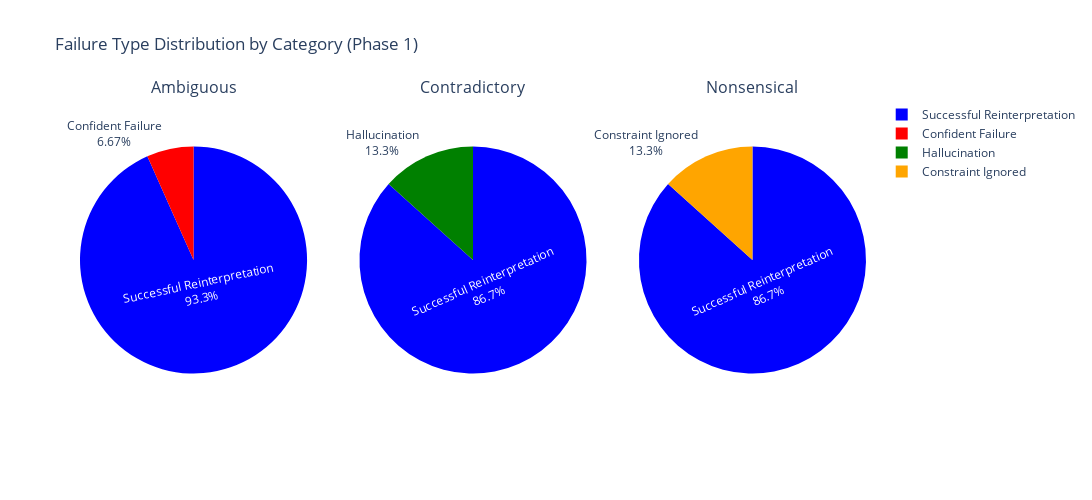
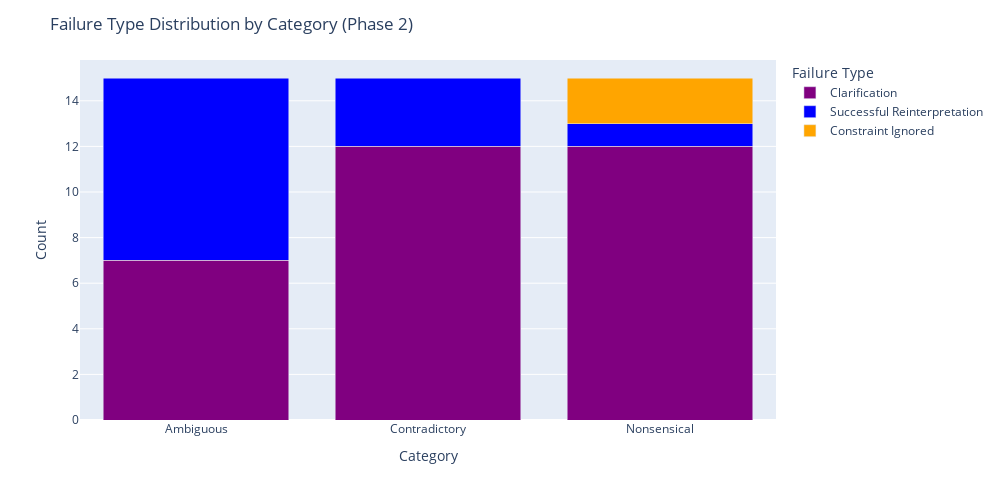

The cell these charts' notebook holds for them, in order:
### Code cell
import pandas as pd
import plotly.graph_objects as go
from plotly.subplots import make_subplots
import plotly.express as px

# ----------------------------------------------------
# 1. Define a large pool of distinct named colors
# ----------------------------------------------------
named_colors = [
    "blue", "red", "green", "orange", "purple", "brown", "pink", "cyan",
    "magenta", "olive", "navy", "teal", "gold", "coral", "lime", 
    "indigo", "maroon", "orchid", "salmon", "turquoise"
]

# ----------------------------------------------------
# 2. Get all failure types across both datasets
# ----------------------------------------------------
all_failure_types = pd.concat([
    df1['Failure_Type'],
    df2['Failure_Type']
]).unique()

# ----------------------------------------------------
# 3. Assign each failure type a unique named color
# ----------------------------------------------------
failure_colors = {
    ft: named_colors[i % len(named_colors)]
    for i, ft in enumerate(all_failure_types)
}

print("Assigned colors:")
print(failure_colors)

# ----------------------------------------------------
# 4. PIE CHARTS (Phase 1)
# ----------------------------------------------------
counts1 = df1.groupby(['Category', 'Failure_Type']).size().reset_index(name='Count')
categories = ['Ambiguous', 'Contradictory', 'Nonsensical']

fig = make_subplots(
    rows=1, cols=3, 
    specs=[[{'type':'domain'}, {'type':'domain'}, {'type':'domain'}]],
    subplot_titles=categories
)

for i, cat in enumerate(categories):
    sub = counts1[counts1['Category'] == cat]

    fig.add_trace(
        go.Pie(
            labels=sub['Failure_Type'],
            values=sub['Count'],
            textinfo='percent+label',
            marker=dict(
                colors=[failure_colors[x] for x in sub['Failure_Type']]
            )
        ),
        row=1, col=i+1
    )

fig.update_layout(
    title_text="Failure Type Distribution by Category (Phase 1)",
    height=500,
    width=1100
)

fig.show()


# ----------------------------------------------------
# 5. STACKED BAR CHART (Phase 2)
# ----------------------------------------------------
counts2 = df2.groupby(['Category', 'Failure_Type']).size().reset_index(name='Count')

fig2 = px.bar(
    counts2,
    x="Category",
    y="Count",
    color="Failure_Type",
    barmode="stack",
    color_discrete_map=failure_colors
)

fig2.update_layout(
    xaxis=dict(tickangle=0),
    legend_title_text="Failure Type",
    title_text="Failure Type Distribution by Category (Phase 2)",
    height=500,
    width=1000
)

fig2.show()

### Figure 1 — Plotly figure (JSON) as saved in the notebook; plotly's stock layout.template omitted (floating-point values rounded to 4 significant figures)
{"data": [{"domain": {"x": [0, 0.2889], "y": [0, 1]}, "labels": ["Confident Failure", "Successful Reinterpretation"], "marker": {"colors": ["red", "blue"]}, "textinfo": "percent+label", "type": "pie", "values": [1, 14]}, {"domain": {"x": [0.3556, 0.6444], "y": [0, 1]}, "labels": ["Hallucination", "Successful Reinterpretation"], "marker": {"colors": ["green", "blue"]}, "textinfo": "percent+label", "type": "pie", "values": [2, 13]}, {"domain": {"x": [0.7111, 1], "y": [0, 1]}, "labels": ["Constraint Ignored", "Successful Reinterpretation"], "marker": {"colors": ["orange", "blue"]}, "textinfo": "percent+label", "type": "pie", "values": [2, 13]}], "layout": {"annotations": [{"font": {"size": 16}, "showarrow": false, "text": "Ambiguous", "x": 0.1444, "xanchor": "center", "xref": "paper", "y": 1, "yanchor": "bottom", "yref": "paper"}, {"font": {"size": 16}, "showarrow": false, "text": "Contradictory", "x": 0.5, "xanchor": "center", "xref": "paper", "y": 1, "yanchor": "bottom", "yref": "paper"}, {"font": {"size": 16}, "showarrow": false, "text": "Nonsensical", "x": 0.8556, "xanchor": "center", "xref": "paper", "y": 1, "yanchor": "bottom", "yref": "paper"}], "height": 500, "title": {"text": "Failure Type Distribution by Category (Phase 1)"}, "width": 1100}}

### Figure 2 — Plotly figure (JSON) as saved in the notebook; plotly's stock layout.template omitted (floating-point values rounded to 4 significant figures)
{"data": [{"alignmentgroup": "True", "hovertemplate": "Failure_Type=Clarification<br>Category=%{x}<br>Count=%{y}<extra></extra>", "legendgroup": "Clarification", "marker": {"color": "purple", "pattern": {"shape": ""}}, "name": "Clarification", "offsetgroup": "Clarification", "orientation": "v", "showlegend": true, "textposition": "auto", "type": "bar", "x": ["Ambiguous", "Contradictory", "Nonsensical"], "xaxis": "x", "y": [7, 12, 12], "yaxis": "y"}, {"alignmentgroup": "True", "hovertemplate": "Failure_Type=Successful Reinterpretation<br>Category=%{x}<br>Count=%{y}<extra></extra>", "legendgroup": "Successful Reinterpretation", "marker": {"color": "blue", "pattern": {"shape": ""}}, "name": "Successful Reinterpretation", "offsetgroup": "Successful Reinterpretation", "orientation": "v", "showlegend": true, "textposition": "auto", "type": "bar", "x": ["Ambiguous", "Contradictory", "Nonsensical"], "xaxis": "x", "y": [8, 3, 1], "yaxis": "y"}, {"alignmentgroup": "True", "hovertemplate": "Failure_Type=Constraint Ignored<br>Category=%{x}<br>Count=%{y}<extra></extra>", "legendgroup": "Constraint Ignored", "marker": {"color": "orange", "pattern": {"shape": ""}}, "name": "Constraint Ignored", "offsetgroup": "Constraint Ignored", "orientation": "v", "showlegend": true, "textposition": "auto", "type": "bar", "x": ["Nonsensical"], "xaxis": "x", "y": [2], "yaxis": "y"}], "layout": {"barmode": "stack", "height": 500, "legend": {"title": {"text": "Failure Type"}, "tracegroupgap": 0}, "margin": {"t": 60}, "title": {"text": "Failure Type Distribution by Category (Phase 2)"}, "width": 1000, "xaxis": {"anchor": "y", "domain": [0, 1], "tickangle": 0, "title": {"text": "Category"}}, "yaxis": {"anchor": "x", "domain": [0, 1], "title": {"text": "Count"}}}}
